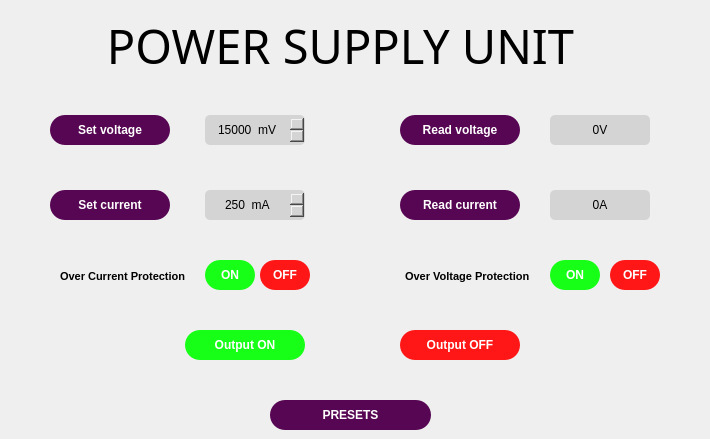
    <widget class="QWidget" name="page_psu">
     <widget class="QLabel" name="text_psu_title">
      <property name="geometry">
       <rect>
        <x>-10</x>
        <y>10</y>
        <width>701</width>
        <height>70</height>
       </rect>
      </property>
      <property name="font">
       <font>
        <family>Bahnschrift SemiBold Condensed</family>
        <pointsize>35</pointsize>
       </font>
      </property>
      <property name="styleSheet">
       <string notr="true">background-color: rgba(255, 255, 255, 0);</string>
      </property>
      <property name="text">
       <string>POWER SUPPLY UNIT</string>
      </property>
      <property name="alignment">
       <set>Qt::AlignCenter</set>
      </property>
     </widget>
     <widget class="QSpinBox" name="btn_psu_voltage_set_value">
      <property name="geometry">
       <rect>
        <x>205</x>
        <y>115</y>
        <width>100</width>
        <height>30</height>
       </rect>
      </property>
      <property name="styleSheet">
       <string notr="true">background-color: rgb(212, 212, 212);
border-radius: 5px;</string>
      </property>
      <property name="alignment">
       <set>Qt::AlignCenter</set>
      </property>
      <property name="buttonSymbols">
       <enum>QAbstractSpinBox::UpDownArrows</enum>
      </property>
      <property name="suffix">
       <string>  mV</string>
      </property>
      <property name="prefix">
       <string/>
      </property>
      <property name="minimum">
       <number>15000</number>
      </property>
      <property name="maximum">
       <number>60000</number>
      </property>
      <property name="singleStep">
       <number>100</number>
      </property>
     </widget>
     <widget class="QPushButton" name="btn_psu_voltage_set">
      <property name="geometry">
       <rect>
        <x>50</x>
        <y>115</y>
        <width>120</width>
        <height>30</height>
       </rect>
      </property>
      <property name="font">
       <font>
        <family>Segoe UI</family>
        <weight>75</weight>
        <bold>true</bold>
        <kerning>false</kerning>
       </font>
      </property>
      <property name="styleSheet">
       <string notr="true">QPushButton {
	border-radius: 15px;
	color: rgb(255, 255, 255);
	background-color:			rgb(86,6,82);
}
QPushButton:hover {	
	background-color: 			   rgb(65, 4, 62);
}
</string>
      </property>
      <property name="text">
       <string>Set voltage</string>
      </property>
      <property name="checkable">
       <bool>true</bool>
      </property>
     </widget>
     <widget class="QSpinBox" name="btn_psu_current_set_value">
      <property name="geometry">
       <rect>
        <x>205</x>
        <y>190</y>
        <width>100</width>
        <height>30</height>
       </rect>
      </property>
      <property name="styleSheet">
       <string notr="true">background-color: rgb(212, 212, 212);
border-radius: 5px;</string>
      </property>
      <property name="alignment">
       <set>Qt::AlignCenter</set>
      </property>
      <property name="buttonSymbols">
       <enum>QAbstractSpinBox::UpDownArrows</enum>
      </property>
      <property name="suffix">
       <string>  mA</string>
      </property>
      <property name="prefix">
       <string/>
      </property>
      <property name="minimum">
       <number>250</number>
      </property>
      <property name="maximum">
       <number>2000</number>
      </property>
      <property name="singleStep">
       <number>100</number>
      </property>
     </widget>
     <widget class="QPushButton" name="btn_psu_current_set">
      <property name="geometry">
       <rect>
        <x>50</x>
        <y>190</y>
        <width>120</width>
        <height>30</height>
       </rect>
      </property>
      <property name="font">
       <font>
        <family>Segoe UI</family>
        <weight>75</weight>
        <bold>true</bold>
        <kerning>false</kerning>
       </font>
      </property>
      <property name="styleSheet">
       <string notr="true">QPushButton {
	border-radius: 15px;
	color: rgb(255, 255, 255);
	background-color:			rgb(86,6,82);
}
QPushButton:hover {	
	background-color: 			   rgb(65, 4, 62);
}
</string>
      </property>
      <property name="text">
       <string>Set current</string>
      </property>
      <property name="checkable">
       <bool>true</bool>
      </property>
     </widget>
     <widget class="QPushButton" name="btn_psu_on">
      <property name="geometry">
       <rect>
        <x>185</x>
        <y>330</y>
        <width>120</width>
        <height>30</height>
       </rect>
      </property>
      <property name="font">
       <font>
        <family>Segoe UI</family>
        <weight>75</weight>
        <bold>true</bold>
        <kerning>false</kerning>
       </font>
      </property>
      <property name="styleSheet">
       <string notr="true">QPushButton {
	border-radius: 15px;
	color: rgb(255, 255, 255);
	background-color: rgb(23, 255, 23);
}
QPushButton:hover {	
	background-color: rgb(23, 175, 23);
}</string>
      </property>
      <property name="text">
       <string>Output ON</string>
      </property>
      <property name="checkable">
       <bool>true</bool>
      </property>
     </widget>
     <widget class="QPushButton" name="btn_psu_off">
      <property name="geometry">
       <rect>
        <x>400</x>
        <y>330</y>
        <width>120</width>
        <height>30</height>
       </rect>
      </property>
      <property name="font">
       <font>
        <family>Segoe UI</family>
        <weight>75</weight>
        <bold>true</bold>
        <kerning>false</kerning>
       </font>
      </property>
      <property name="styleSheet">
       <string notr="true">QPushButton {
	border-radius: 15px;
	color: rgb(255, 255, 255);
	background-color: rgb(255, 23, 23);
}
QPushButton:hover {	
	background-color: rgb(175, 23, 23);
}</string>
      </property>
      <property name="text">
       <string>Output OFF</string>
      </property>
      <property name="checkable">
       <bool>true</bool>
      </property>
     </widget>
     <widget class="QLabel" name="btn_psu_voltage_get_value">
      <property name="geometry">
       <rect>
        <x>550</x>
        <y>115</y>
        <width>100</width>
        <height>30</height>
       </rect>
      </property>
      <property name="font">
       <font>
        <weight>50</weight>
        <bold>false</bold>
       </font>
      </property>
      <property name="styleSheet">
       <string notr="true">background-color: rgb(212, 212, 212);
border-radius: 5px;</string>
      </property>
      <property name="text">
       <string>0V</string>
      </property>
      <property name="alignment">
       <set>Qt::AlignCenter</set>
      </property>
     </widget>
     <widget class="QPushButton" name="btn_psu_voltage_get">
      <property name="geometry">
       <rect>
        <x>400</x>
        <y>115</y>
        <width>120</width>
        <height>30</height>
       </rect>
      </property>
      <property name="font">
       <font>
        <family>Segoe UI</family>
        <weight>75</weight>
        <bold>true</bold>
        <kerning>false</kerning>
       </font>
      </property>
      <property name="styleSheet">
       <string notr="true">QPushButton {
	border-radius: 15px;
	color: rgb(255, 255, 255);
	background-color:			rgb(86,6,82);
}
QPushButton:hover {	
	background-color: 			   rgb(65, 4, 62);
}
</string>
      </property>
      <property name="text">
       <string>Read voltage</string>
      </property>
      <property name="checkable">
       <bool>true</bool>
      </property>
     </widget>
     <widget class="QPushButton" name="btn_psu_current_get">
      <property name="geometry">
       <rect>
        <x>400</x>
        <y>190</y>
        <width>120</width>
        <height>30</height>
       </rect>
      </property>
      <property name="font">
       <font>
        <family>Segoe UI</family>
        <weight>75</weight>
        <bold>true</bold>
        <kerning>false</kerning>
       </font>
      </property>
      <property name="styleSheet">
       <string notr="true">QPushButton {
	border-radius: 15px;
	color: rgb(255, 255, 255);
	background-color:			rgb(86,6,82);
}
QPushButton:hover {	
	background-color: 			   rgb(65, 4, 62);
}
</string>
      </property>
      <property name="text">
       <string>Read current</string>
      </property>
      <property name="checkable">
       <bool>true</bool>
      </property>
     </widget>
     <widget class="QLabel" name="btn_psu_current_get_value">
      <property name="geometry">
       <rect>
        <x>550</x>
        <y>190</y>
        <width>100</width>
        <height>30</height>
       </rect>
      </property>
      <property name="font">
       <font>
        <weight>50</weight>
        <bold>false</bold>
       </font>
      </property>
      <property name="styleSheet">
       <string notr="true">background-color: rgb(212, 212, 212);
border-radius: 5px;</string>
      </property>
      <property name="text">
       <string>0A</string>
      </property>
      <property name="alignment">
       <set>Qt::AlignCenter</set>
      </property>
     </widget>
     <widget class="QPushButton" name="btn_psu_ocp_on">
      <property name="geometry">
       <rect>
        <x>205</x>
        <y>260</y>
        <width>50</width>
        <height>30</height>
       </rect>
      </property>
      <property name="font">
       <font>
        <family>Segoe UI</family>
        <weight>75</weight>
        <bold>true</bold>
        <kerning>false</kerning>
       </font>
      </property>
      <property name="styleSheet">
       <string notr="true">QPushButton {
	border-radius: 15px;
	color: rgb(255, 255, 255);
	background-color: rgb(23, 255, 23);
}
QPushButton:hover {	
	background-color: rgb(23, 175, 23);
}</string>
      </property>
      <property name="text">
       <string>ON</string>
      </property>
      <property name="checkable">
       <bool>false</bool>
      </property>
     </widget>
     <widget class="QTextBrowser" name="text_psu_ocp">
      <property name="geometry">
       <rect>
        <x>55</x>
        <y>265</y>
        <width>146</width>
        <height>30</height>
       </rect>
      </property>
      <property name="font">
       <font>
        <family>Segoe UI</family>
        <pointsize>8</pointsize>
       </font>
      </property>
      <property name="autoFillBackground">
       <bool>false</bool>
      </property>
      <property name="styleSheet">
       <string notr="true">background-color: rgba( 255, 255, 255, 0% );</string>
      </property>
      <property name="verticalScrollBarPolicy">
       <enum>Qt::ScrollBarAlwaysOff</enum>
      </property>
      <property name="horizontalScrollBarPolicy">
       <enum>Qt::ScrollBarAlwaysOff</enum>
      </property>
      <property name="html">
       <string>&lt;!DOCTYPE HTML PUBLIC &quot;-//W3C//DTD HTML 4.0//EN&quot; &quot;http://www.w3.org/TR/REC-html40/strict.dtd&quot;&gt;
&lt;html&gt;&lt;head&gt;&lt;meta name=&quot;qrichtext&quot; content=&quot;1&quot; /&gt;&lt;style type=&quot;text/css&quot;&gt;
p, li { white-space: pre-wrap; }
&lt;/style&gt;&lt;/head&gt;&lt;body style=&quot; font-family:'Segoe UI'; font-size:8pt; font-weight:400; font-style:normal;&quot;&gt;
&lt;p style=&quot; margin-top:0px; margin-bottom:0px; margin-left:0px; margin-right:0px; -qt-block-indent:0; text-indent:0px;&quot;&gt;&lt;span style=&quot; font-weight:600;&quot;&gt;Over Current Protection&lt;/span&gt;&lt;/p&gt;&lt;/body&gt;&lt;/html&gt;</string>
      </property>
     </widget>
     <widget class="QPushButton" name="btn_psu_ovp_on">
      <property name="geometry">
       <rect>
        <x>550</x>
        <y>260</y>
        <width>50</width>
        <height>30</height>
       </rect>
      </property>
      <property name="font">
       <font>
        <family>Segoe UI</family>
        <weight>75</weight>
        <bold>true</bold>
        <kerning>false</kerning>
       </font>
      </property>
      <property name="styleSheet">
       <string notr="true">QPushButton {
	border-radius: 15px;
	color: rgb(255, 255, 255);
	background-color: rgb(23, 255, 23);
}
QPushButton:hover {	
	background-color: rgb(23, 175, 23);
}</string>
      </property>
      <property name="text">
       <string>ON</string>
      </property>
      <property name="checkable">
       <bool>false</bool>
      </property>
     </widget>
     <widget class="QTextBrowser" name="text_psu_ovp">
      <property name="geometry">
       <rect>
        <x>400</x>
        <y>265</y>
        <width>136</width>
        <height>30</height>
       </rect>
      </property>
      <property name="font">
       <font>
        <family>Segoe UI</family>
        <pointsize>8</pointsize>
       </font>
      </property>
      <property name="autoFillBackground">
       <bool>false</bool>
      </property>
      <property name="styleSheet">
       <string notr="true">background-color: rgba( 255, 255, 255, 0% );</string>
      </property>
      <property name="verticalScrollBarPolicy">
       <enum>Qt::ScrollBarAlwaysOff</enum>
      </property>
      <property name="horizontalScrollBarPolicy">
       <enum>Qt::ScrollBarAlwaysOff</enum>
      </property>
      <property name="html">
       <string>&lt;!DOCTYPE HTML PUBLIC &quot;-//W3C//DTD HTML 4.0//EN&quot; &quot;http://www.w3.org/TR/REC-html40/strict.dtd&quot;&gt;
&lt;html&gt;&lt;head&gt;&lt;meta name=&quot;qrichtext&quot; content=&quot;1&quot; /&gt;&lt;style type=&quot;text/css&quot;&gt;
p, li { white-space: pre-wrap; }
&lt;/style&gt;&lt;/head&gt;&lt;body style=&quot; font-family:'Segoe UI'; font-size:8pt; font-weight:400; font-style:normal;&quot;&gt;
&lt;p style=&quot; margin-top:0px; margin-bottom:0px; margin-left:0px; margin-right:0px; -qt-block-indent:0; text-indent:0px;&quot;&gt;&lt;span style=&quot; font-weight:600;&quot;&gt;Over Voltage Protection&lt;/span&gt;&lt;/p&gt;&lt;/body&gt;&lt;/html&gt;</string>
      </property>
     </widget>
     <widget class="QPushButton" name="btn_psu_preset">
      <property name="geometry">
       <rect>
        <x>270</x>
        <y>400</y>
        <width>161</width>
        <height>30</height>
       </rect>
      </property>
      <property name="font">
       <font>
        <family>Segoe UI</family>
        <weight>75</weight>
        <bold>true</bold>
        <kerning>false</kerning>
       </font>
      </property>
      <property name="styleSheet">
       <string notr="true">QPushButton {
	border-radius: 15px;
	color: rgb(255, 255, 255);
	background-color:			rgb(86,6,82);
}
QPushButton:hover {	
	background-color: 			   rgb(65, 4, 62);
}
</string>
      </property>
      <property name="text">
       <string>PRESETS</string>
      </property>
      <property name="checkable">
       <bool>true</bool>
      </property>
     </widget>
     <widget class="QPushButton" name="btn_psu_ovp_off">
      <property name="geometry">
       <rect>
        <x>610</x>
        <y>260</y>
        <width>50</width>
        <height>30</height>
       </rect>
      </property>
      <property name="font">
       <font>
        <family>Segoe UI</family>
        <weight>75</weight>
        <bold>true</bold>
        <kerning>false</kerning>
       </font>
      </property>
      <property name="styleSheet">
       <string notr="true">QPushButton {
	border-radius: 15px;
	color: rgb(255, 255, 255);
	background-color: rgb(255, 23, 23);
}
QPushButton:hover {	
	background-color: rgb(175, 23, 23);
}</string>
      </property>
      <property name="text">
       <string>OFF</string>
      </property>
      <property name="checkable">
       <bool>false</bool>
      </property>
     </widget>
     <widget class="QPushButton" name="btn_psu_ocp_off">
      <property name="geometry">
       <rect>
        <x>260</x>
        <y>260</y>
        <width>50</width>
        <height>30</height>
       </rect>
      </property>
      <property name="font">
       <font>
        <family>Segoe UI</family>
        <weight>75</weight>
        <bold>true</bold>
        <kerning>false</kerning>
       </font>
      </property>
      <property name="styleSheet">
       <string notr="true">QPushButton {
	border-radius: 15px;
	color: rgb(255, 255, 255);
	background-color: rgb(255, 23, 23);
}
QPushButton:hover {	
	background-color: rgb(175, 23, 23);
}</string>
      </property>
      <property name="text">
       <string>OFF</string>
      </property>
      <property name="checkable">
       <bool>false</bool>
      </property>
     </widget>
    </widget>
